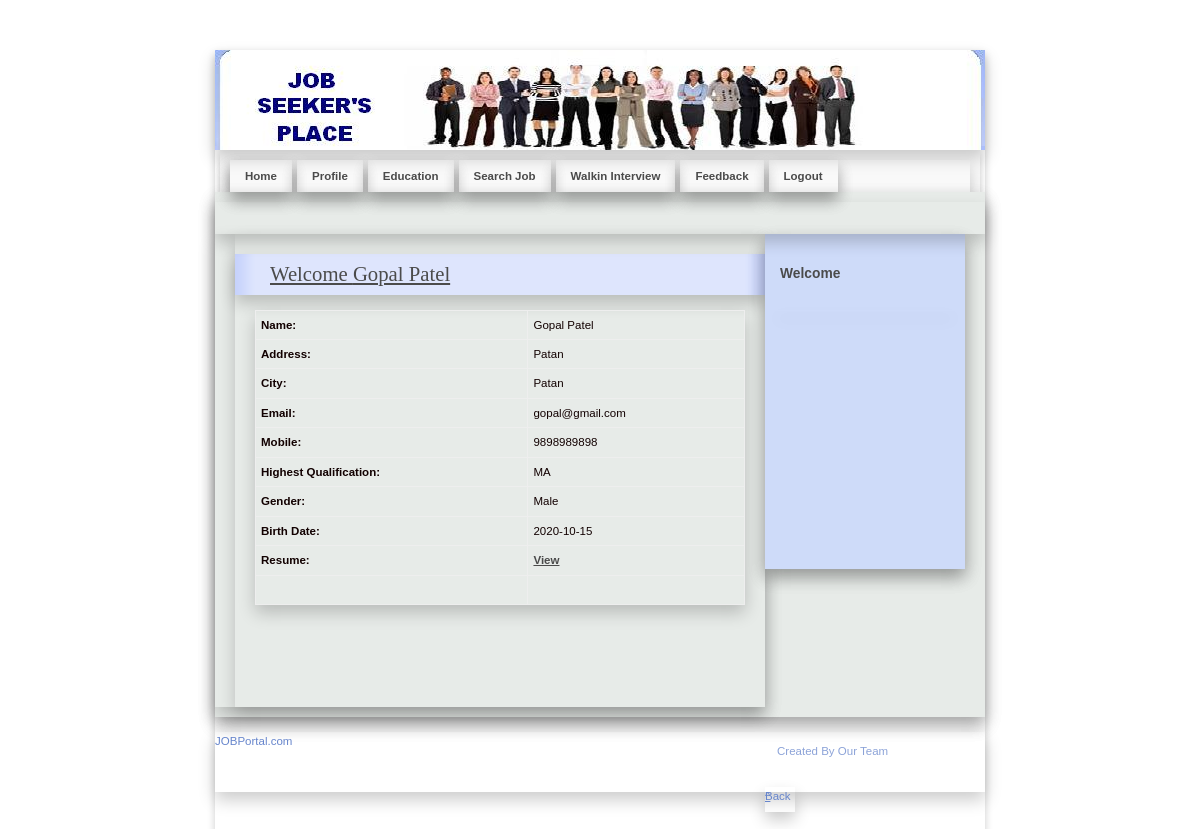
Page /JobSeeker/Profile.php (signed in) on the committed database.
### tables this page shows
CREATE TABLE `jobseeker_reg` (
  `JobSeekId` int(11) NOT NULL,
  `JobSeekerName` varchar(20) NOT NULL,
  `Address` varchar(100) NOT NULL,
  `City` varchar(20) NOT NULL,
  `Email` varchar(40) NOT NULL,
  `Mobile` bigint(20) NOT NULL,
  `Qualification` varchar(20) NOT NULL,
  `Gender` varchar(10) NOT NULL,
  `BirthDate` date NOT NULL,
  `Resume` varchar(200) NOT NULL,
  `Status` varchar(10) NOT NULL,
  `UserName` varchar(20) NOT NULL,
  `Password` varchar(20) NOT NULL,
  `Question` varchar(100) NOT NULL,
  `Answer` varchar(50) NOT NULL
);

### JobSeeker/Profile.php (the view, shortened to what this page needs)
<!DOCTYPE html PUBLIC "-//W3C//DTD XHTML 1.0 Strict//EN" "http://www.w3.org/TR/xhtml1/DTD/xhtml1-strict.dtd">
<html xmlns="http://www.w3.org/1999/xhtml" xml:lang="cs" lang="cs">
<head>
    <link rel="stylesheet" media="screen,projection" type="text/css" href="./css/main.css" />
    <link rel="stylesheet" media="print" type="text/css" href="./css/print.css" />
    <link rel="stylesheet" media="aural" type="text/css" href="./css/aural.css" />
</head>
<body id="www-url-cz">
<div id="main" class="box">
<?php
include "Header.php"
?>
<?php
include "menu.php"
?>
    <div id="page" class="box">
    <div id="page-in" class="box">
        <div id="strip" class="box noprint">
            <p id="breadcrumbs">&nbsp;</p>
        </div>
        <div id="content">
            <div class="article">
                <h2><span><a href="#">Welcome <?php echo $_SESSION['Name'];?></a></span></h2>
<?php
$ID=$_SESSION['ID'];
$con = mysqli_connect("localhost","root","","job");
$sql = "select * from jobseeker_reg where JobSeekId='".$ID."'  ";
$result = mysqli_query($con,$sql) or die(mysqli_error($con));
$row = mysqli_fetch_array($result)
?>
                <table width="100%" border="1" cellspacing="2" cellpadding="2">
                  <tr>
                    <td><strong>Name:</strong></td>
                    <td><?php echo $row['JobSeekerName'];?></td>
                  </tr>
                  <tr>
                    <td><strong>Address:</strong></td>
                    <td><?php echo $row['Address'];?></td>
                  </tr>
                  <tr>
                    <td><strong>City:</strong></td>
                    <td><?php echo $row['City'];?></td>
                  </tr>
                  <tr>
                    <td><strong>Email:</strong></td>
                    <td><?php echo $row['Email'];?></td>
                  </tr>
                  <tr>
                    <td><strong>Mobile:</strong></td>
                    <td><?php echo $row['Mobile'];?></td>
                  </tr>
                  <tr>
                    <td><strong>Highest Qualification:</strong></td>
                    <td><?php echo $row['Qualification'];?></td>
                  </tr>
                  <tr>
                    <td><strong>Gender:</strong></td>
                    <td><?php echo $row['Gender'];?></td>
                  </tr>
                  <tr>
                    <td><strong>Birth Date:</strong></td>
                    <td><?php echo $row['BirthDate'];?></td>
                  </tr>
                  <tr>
                    <td><strong>Resume:</strong></td>
                    <td><a href="../upload/<?php echo $row['Resume'];?>" target="_blank"><strong>View</strong></a></td>
                  </tr>
                  <tr>
                    <td>&nbsp;</td>
                    <td>&nbsp;</td>
                  </tr>
                </table>
              <p>&nbsp;</p>
                <p class="btn-more box noprint">&nbsp;</p>
          </div>
        </div>
<?php
include "right.php"
?>
    </div>
    </div>
<?php
include "footer.php"
?>
</div>
</body>
</html>

### JobSeeker/css/main.css (style rules this page uses)
* { min-height: 1px; }
body { border: 0; margin: 0; padding: 0; background: #ffffff; font: 72%/160% "verdana", sans-serif; color: #120101; _text-align: center; }
a { color: #4b4b4b; }
p { border: 0; margin: 15px 0; padding: 0; }
div { display: block; border: 0; margin: 0; padding: 0; box-shadow: 0 8px 16px 0 rgba(0, 0, 0, 0.2); }
h1, h2, h3, h4, h5 { border: 0; margin: 15px 0 10px 0; padding: 0; font-weight: bold; }
h2 { font-size: 180%; line-height: 100%; font-family: "georgia", serif; font-weight: normal; }
table { display: table; border-collapse: collapse; margin: 15px 0; padding: 0; border: 1px solid rgb(238, 95, 95); font-size: 100%; box-shadow: 0 8px 16px 0 rgba(0, 0, 0, 0.2); }
tr { display: table-row; }
th, td { display: table-cell; border: 1px solid rgb(238, 238, 238); margin: 0; padding: 5px; vertical-align: top; text-align: left; }
a, img, span { border: 0; margin: 0; padding: 0; }
strong, .strong { font-weight: bold; }
.box { min-height: 1px; _height: 1px; }
.box:after { content: "."; display: block; line-height: 0px; font-size: 0px; visibility: hidden; clear: both; }
#main { width: 770px; margin: 50px auto 0 auto; _text-align: left; box-shadow: 0 4px 8px 0 rgba(0, 0, 0, 0.2); }
#page { width: 770px; min-height: 1px; background: #e7ebe8; _height: 1px; box-shadow: 0 8px 16px 0 rgba(0, 0, 0, 0.2); }
#page-in { min-height: 1px; padding: 10px 0; _height: 1px; box-shadow: 0 8px 16px 0 rgba(0, 0, 0, 0.2); }
#strip { position: relative; clear: both; padding: 3px 20px 10px 20px; color: #7a807c; }
#strip p { margin: 0; }
#strip #breadcrumbs { width: 520px; margin: 0; padding: 0; }
#content { float: left; width: 530px; _width: 550px; margin: 0; padding: 0 0 0 20px; }
#content .article { clear: both; margin: 0; padding: 20px; }
#content .article h2 { margin: 0 -20px; padding: 10px; background: #dee5fd url("../design/content_title_bg.gif") 0 0 repeat-y; color: #4b4b4b; box-shadow: 0 8px 16px 0 rgba(0, 0, 0, 0.2); }
#content .article h2 span { padding-left: 25px; }
#content .article p { text-align: justify; }
#content .btn-more { margin: 0 0 15px 0; padding: 0; border: 0; position: relative; }

### JobSeeker/css/print.css (style rules this page uses)
body { border:0; margin:0; padding:0; font-size:12pt }
a { color:#000; text-decoration:none; }
h1, h2, h3 { page-break-after:avoid; page-break-inside:avoid; }
table { border-collapse: collapse; border-width:1px; border-style:solid; }
th, td { display:table-cell; border-width:1px; border-style:solid; }
.noprint { display:none; }

### JobSeeker/css/aural.css (style rules this page uses)
body { voice-family:paul,male; volume:loud; speech-rate:slow; richness:90; stress:20; }
h1, h2, h3, h4, h5 { cue-before:url("ping.au"); }
p, table { pause:50ms; }
strong { pitch:medium; pitch-range:60; stress:90; richness:90; }

### rows in the picture
jobseeker_reg: JobSeekerName "Gopal Patel", Address "Patan", City "Patan", Email "gopal@gmail.com", Mobile "9898989898", Qualification "MA", Gender "Male", BirthDate "2020-10-15"

### other values in the picture
$_SESSION['Name'] "Gopal Patel"
